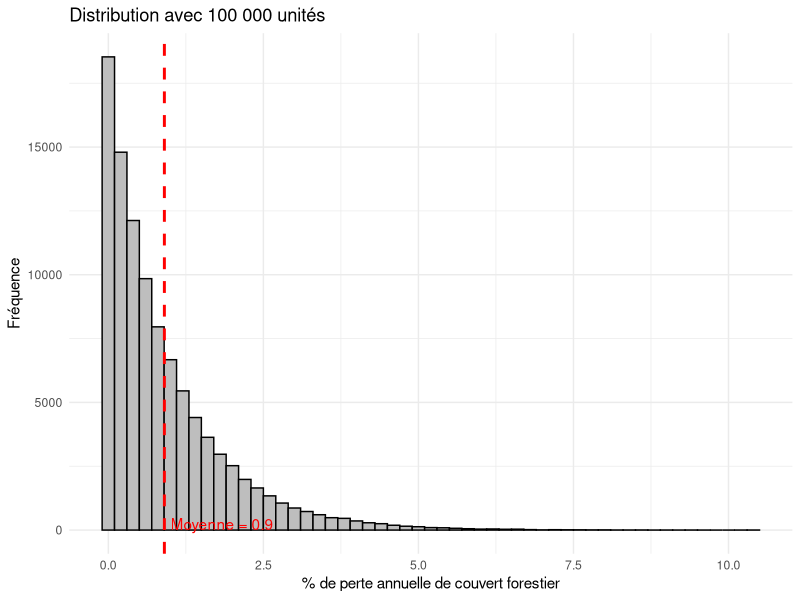
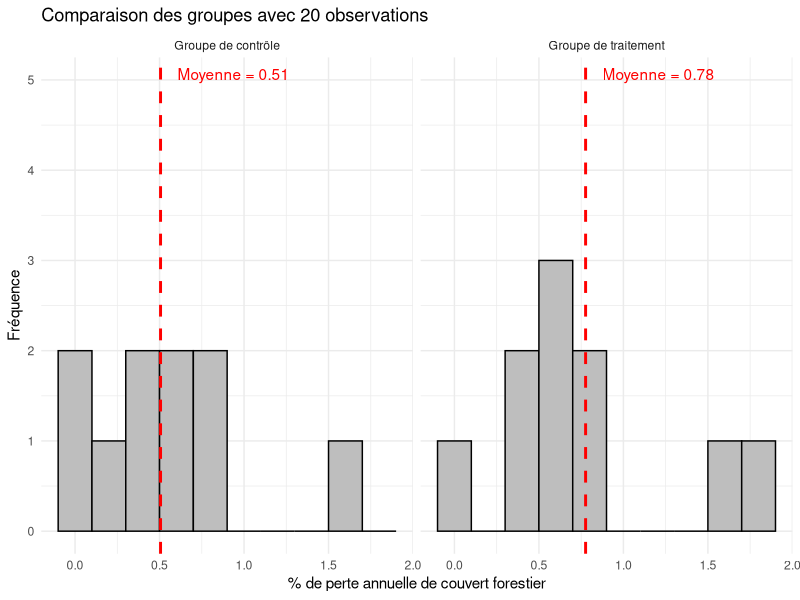
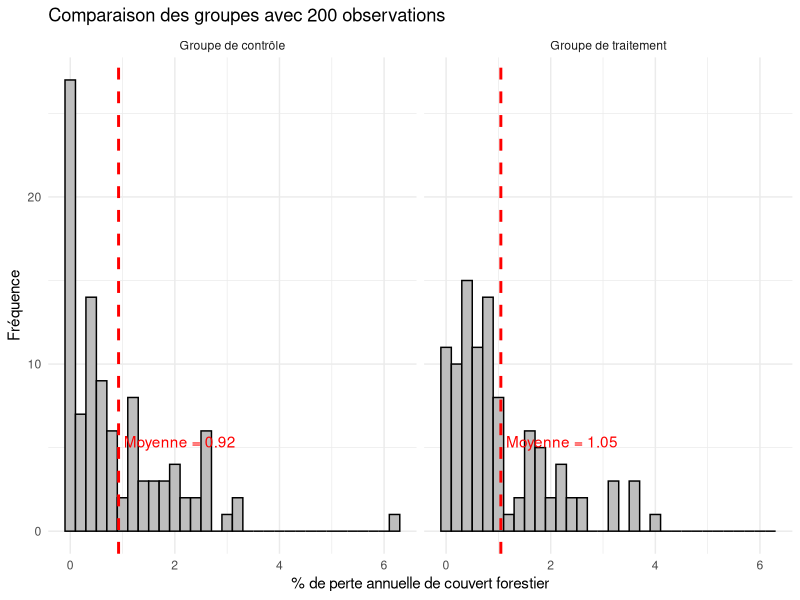
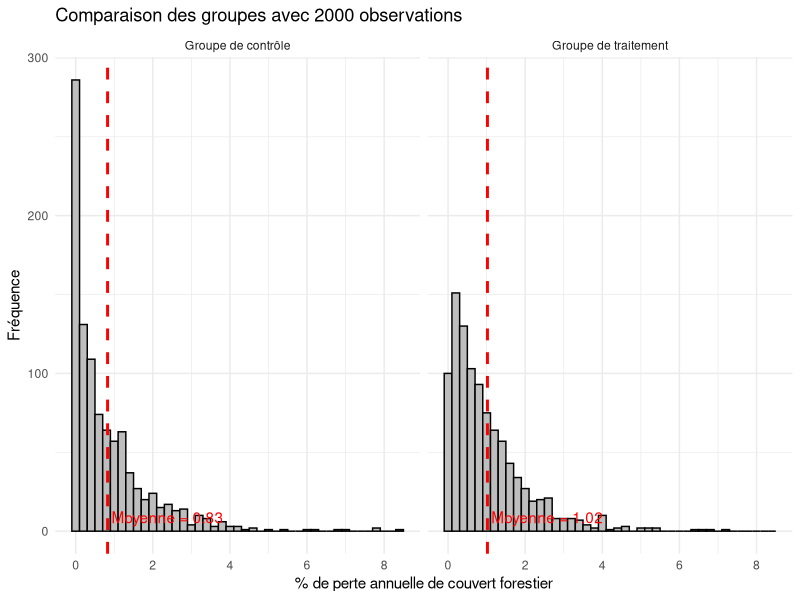
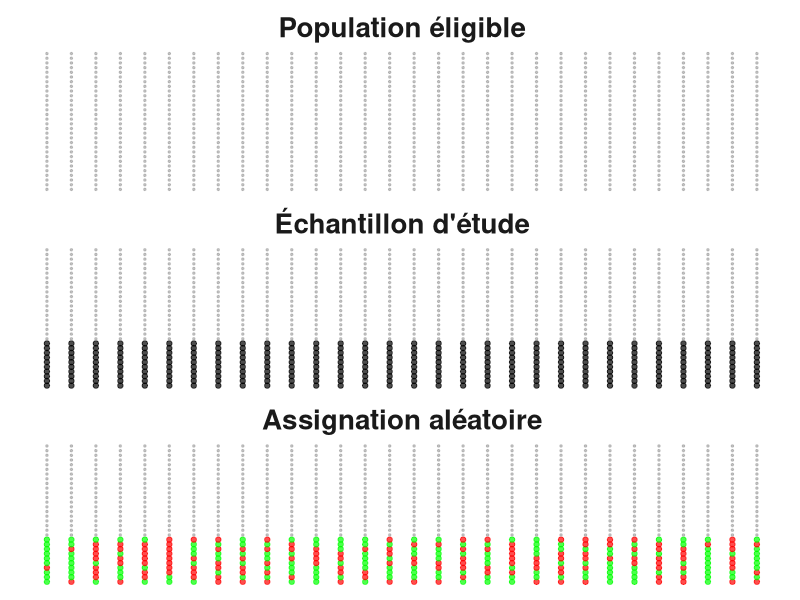
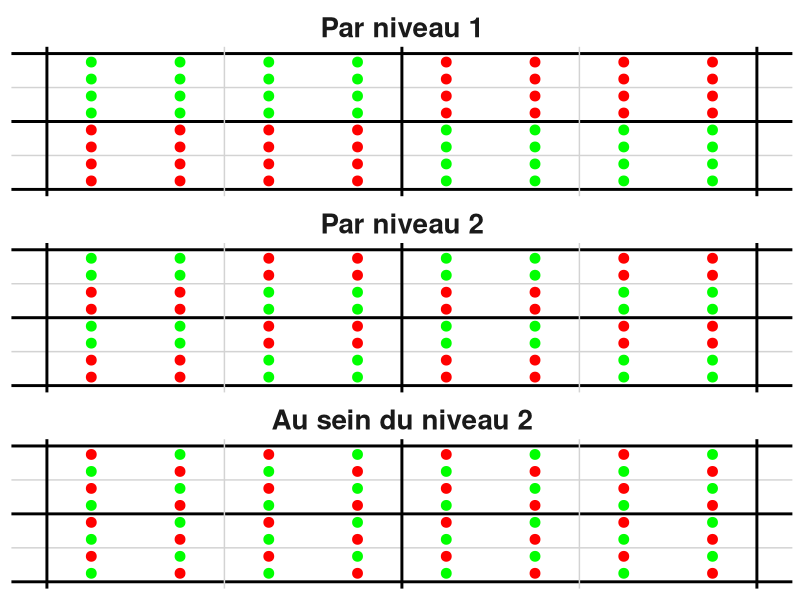

R code for these plots, in order:
## ---- chunk 1
# Charger les librairies nécessaires
library(ggplot2)
options(scipen = 999)


# Fonction pour générer les données et comparer deux groupes
generate_comparison_plot <- function(sample_size_per_group, prob_zero = 0.1, use_facets = TRUE) {
  # Paramètres de la distribution Weibull
  shape_parameter <- 1  # Paramètre de forme pour la distribution Weibull
  scale_parameter <- 1  # Paramètre d'échelle pour la distribution Weibull
  
  # Calcul du nombre de zéros
  total_sample_size <- 2 * sample_size_per_group
  num_zeros <- round(total_sample_size * prob_zero)
  zeros <- rep(0, num_zeros)
  
  # Générer les données non nulles à partir de la distribution Weibull
  non_zeros <- rweibull(total_sample_size - num_zeros, shape = shape_parameter, scale = scale_parameter)
  
  # Combiner les zéros et les valeurs non nulles
  data <- c(zeros, non_zeros)
  
  # Créer les groupes de contrôle et de traitement
  group <- rep(c("Groupe de contrôle", "Groupe de traitement"), each = sample_size_per_group)
  
  # Combiner les données dans un data frame
  df <- data.frame(value = data, group = group)
  
  if (use_facets) {
    # Si les facettes sont activées, on calcule les moyennes par groupe
    means <- aggregate(value ~ group, data = df, mean)
  } else {
    # Si les facettes sont désactivées, on calcule une seule moyenne globale
    means <- data.frame(value = mean(df$value), group = "Global")
  }
  
  # Créer le graphique de base
  plot <- ggplot(df, aes(x = value)) +
    geom_histogram(binwidth = 0.2, fill = "gray", color = "black") +
    geom_vline(data = means, aes(xintercept = value), color = "red", linetype = "dashed", size = 1) +
    geom_text(data = means, aes(x = value + 0.1, y = 5, label = paste("Moyenne =", round(value, 2))), 
              color = "red", hjust = 0, vjust = 0) +  # Fixer une position verticale pour le label
    labs(title = paste("Comparaison des groupes avec", 2 * sample_size_per_group, "observations"),
         x = "% de perte annuelle de couvert forestier",
         y = "Fréquence") +
    theme_minimal()
  
  # Ajouter des facettes si l'option est activée
  if (use_facets) {
    plot <- plot + facet_wrap(~ group, ncol = 2)
  }
  
  return(plot)
}

generate_comparison_plot(50000, prob_zero = 0.1, use_facets = FALSE) +
  ggtitle("Distribution avec 100 000 unités")

## ---- chunk 2
generate_comparison_plot(10)
## ---- chunk 3
generate_comparison_plot(100)
## ---- chunk 4
generate_comparison_plot(1000)
## ---- chunk 5
suppressPackageStartupMessages(library(dplyr))
suppressPackageStartupMessages(library(ggplot2))

# Create base grid for x and y (1 to 30)
grid_size <- 30
base_grid <- expand.grid(x = 1:grid_size, y = 1:grid_size)

# Duplicate the base grid for each stage
dataset <- bind_rows(
  base_grid %>% mutate(stage = "Population éligible", size = 0.1, color = "darkgrey"),
  base_grid %>% mutate(
    stage = "Échantillon d'étude",
    size = ifelse(y <= 10, 0.2, 0.1),
    color = ifelse(y <= 10, "black", "darkgrey")),
  base_grid %>% mutate(
    stage = "Assignation aléatoire",
    size = ifelse(y <= 10, 0.2, 0.1),
    color = ifelse(y <= 10, sample(c("red", "green"), n(), replace = TRUE), 
                   "darkgrey")))

# Plotting the dataset with facets for each stage
ggplot(dataset, aes(x = x, y = y)) +
  geom_point(aes(size = size, color = color), alpha = 0.7) +
  scale_size_continuous(range = c(0.5, 1.5)) +
  scale_color_identity() +  # Use the specified colors without altering them
  facet_wrap(~ factor(stage, levels = c("Population éligible", "Échantillon d'étude", "Assignation aléatoire")), ncol = 1) +
  theme_minimal() +
  theme(legend.position = "none",
    strip.text = element_text(size = 20, face = "bold"),
    axis.title = element_blank(),
    axis.text = element_blank(),
    axis.ticks = element_blank(),
    panel.grid.major = element_blank(),
     panel.grid.minor = element_blank())
## ---- chunk 6
# Créer un data frame avec les combinaisons de x et y
grid_data <- expand.grid(x = seq(0.25, 3.75, by = 0.5), y = seq(0.25, 3.75, by = 0.5))

# Dupliquer la grille de données pour les trois modes de tirage
grid_data_niveau1 <- grid_data %>%
  mutate(
    `Mode de tirage` = "Par niveau 1",
    color = ifelse((ceiling(ceiling(x) / 2) + ceiling(ceiling(y) / 2)) %% 2 == 1, "green", "red")
  )

grid_data_niveau2 <- grid_data %>%
  mutate(
    `Mode de tirage` = "Par niveau 2",
    color = ifelse((ceiling(x) + ceiling(y)) %% 2 == 1, "green", "red")
  )

grid_data_au_sein_niveau2 <- grid_data %>%
  mutate(
    `Mode de tirage` = "Au sein du niveau 2",
    color = ifelse((x + y) %% 1 == 0.5, "green", "red")
  )

# Combiner les trois grilles en une seule
grid_data_all <- bind_rows(grid_data_niveau1, grid_data_niveau2, grid_data_au_sein_niveau2)

# Modifier l'ordre des niveaux de "Mode de tirage"
grid_data_all$`Mode de tirage` <- factor(grid_data_all$`Mode de tirage`, 
                                         levels = c("Par niveau 1", "Par niveau 2", "Au sein du niveau 2"))

# Créer le graphique avec facettes
ggplot(grid_data_all, aes(x = x, y = y, color = color)) +
  geom_point(size = 3) +  # Taille des points
  scale_color_identity() +  # Utiliser les couleurs définies directement
  coord_cartesian(xlim = c(0, 4), ylim = c(0, 4)) +  # Limites des axes
  facet_wrap(~ `Mode de tirage`, ncol = 1) +  # Facettes verticales, avec 1 colonne
  theme_minimal() +
  theme(
    panel.grid.major = element_line(color = ifelse(seq(0, 4) %% 2 == 0, "black", 
                                                   "lightgrey"), 
                                    size = ifelse(seq(0, 4) %% 2 == 0, 1, 0.5)),
    panel.grid.minor = element_blank(),  # Pas de lignes de grille mineures
    axis.title = element_blank(),
    axis.text = element_blank(),
    axis.ticks = element_blank(),
    strip.text = element_text(size = 20, face = "bold"))
